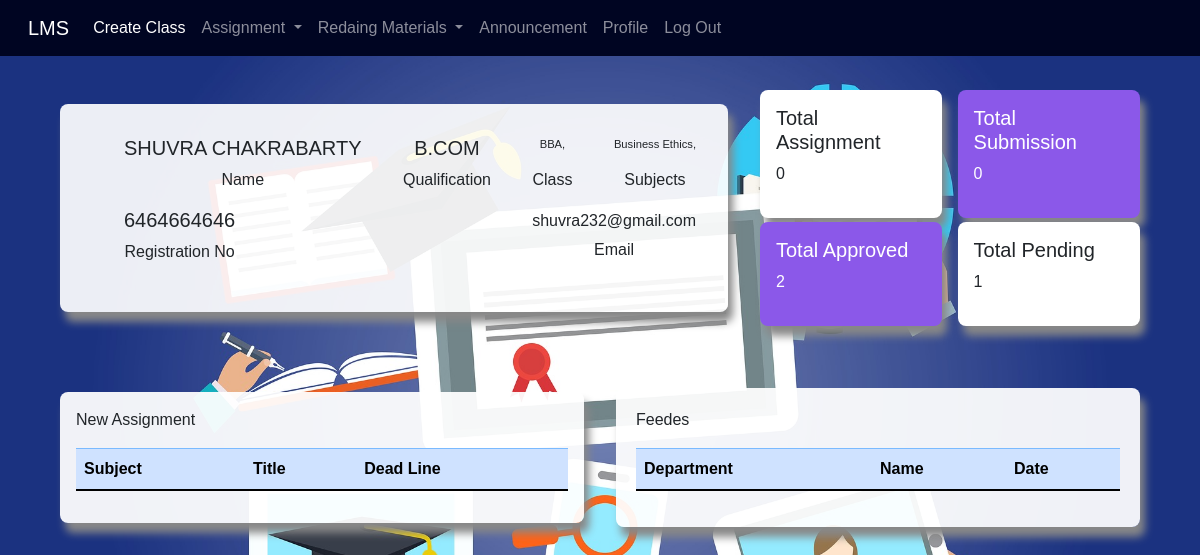
The page / (signed in) on the database its author committed.
### lms_app/models.py (models this page shows)
class Teacher(models.Model):
    id = models.AutoField(primary_key=True)
    name = models.CharField(max_length=70, unique=False)
    subject = models.CharField(max_length=80,unique=False,null=True)
    reg_no = models.CharField(max_length=30, unique=True)
    address = models.CharField(max_length=500, unique=False)
    password = models.CharField(max_length=50, unique=False, null=True)
    email = models.CharField(max_length=70, unique=False, null=True)

class Subject_assign(models.Model):
    id = models.AutoField(primary_key=True)
    course_name = models.CharField(max_length=100, unique=False,null=True)
    department_name = models.CharField(max_length=100, unique=False, null=True)
    subject_name = models.CharField(max_length=100, unique=False, null=True)
    teachers_id = models.IntegerField(unique=False, null=True)
    teachers_name = models.CharField(max_length=100, unique=False, null=True)
    teachers_reg_no = models.CharField(max_length=100, unique=False, null=True)

### lms_app/views.py (the view, shortened to what this page needs)
# urls.py: path("",views.index,name='index'),
def index(requests):
    if 'email' in requests.session:
        if 'teacher_id' in requests.session:
            teacher_id = requests.session.get('teacher_id')
            data = Teacher.objects.all().filter(id=teacher_id)
            data2 = Create_assignment.objects.all().filter(admin_id=teacher_id)
            data3 = Submit.objects.all().filter(admin_id=teacher_id)
            data4 = Subject_assign.objects.all().filter(teachers_id=teacher_id)
            total_assignment = len(data2)
            total_submission = len(data3)
            my_dict={
                'teachers': data ,
                'assignment': data2,
                'submit': data3,
                'total_assignment': total_assignment,
                'total_submission': total_submission,
                'class':data4
            }
            return render(requests,'index.html',context=my_dict)
    else:
        return redirect('/login')

### templates/index.html (shortened to what this page needs)
{% extends 'header.html' %}
{% block body_block %}
<div class="home_page">
    {%  if 'teacher' in request.session %}
    {% for t in teachers  %}
        <div class="details_div">
        <div class="name">
            <h5>{{t.name}}</h5>
            <p>Name</p>
        </div>
        <div class="roll">
            <h5>{{t.subject}}</h5>
            <p>Qualification</p>
        </div>
        <div class="classes">
            <p style="font-size: .7rem;">
                {% for cl in class %}
                    {{cl.department_name}},
                {% endfor  %}
            </p>
            <p>Class</p>
        </div>
         <div class="classes">
            <p style="font-size: .7rem;">
                {% for cl in class %}
                    {{cl.subject_name}},
                {% endfor  %}
            </p>
            <p>Subjects</p>
        </div>
        <div class="reg">
            <h5>{{t.reg_no}}</h5>
            <p>Registration No</p>
        </div>
        <div class="contact">
            <h5 style="font-size: 1rem;">{{t.email}}</h5>
            <p>Email</p>
        </div>
    </div>
    {% endfor %}
    {% endif %}
 {%  if 'teacher' in request.session %}
    <div class="assignment">
        <div class="total_assign">
            <h5>Total Assignment</h5>
            <p>{{total_assignment}}</p>
        </div>
        <div class="total_sub">
            <h5>Total Submission</h5>
            <p>{{total_submission}}</p>
        </div>
        <div class="total_appro">
            <h5>Total Approved</h5>
            <p>2</p>
        </div>
        <div class="total_pend">
            <h5>Total Pending</h5>
            <p>1</p>
        </div>
    </div>
</div>
{% endif %}
<div class="for_table">
{%  if 'teacher' in request.session %}
    <div class="new_assignment">
        <div class="asign">
        <p>New Assignment</p>
            <table class="table table-striped table-primary">
                <thead>
                    <tr>
                        <th>Subject</th>
                        <th>Title</th>
                        <th>Dead Line</th>
                    </tr>
                </thead>
            </table>
        </div>
        {% endif %}
    </div>
{%  if 'admin' not in request.session %}
    <div class="feedes">
        <div class="new_feeds">
        <p>Feedes</p>
        <table class="table table-primary">
            {%  if 'teacher' in request.session %}
            <thead>
                <tr>
                    <th>Department</th>
                    <th>Name</th>
                    <th>Date</th>
                </tr>
            </thead>
        </table>
        {% endif %}
        </div>
    </div>
{% endif %}
</div>
</body>
</html>
{% endblock %}

### static/css/style.css (style rules this page uses)
body { margin: 0; padding: 0; box-sizing: border-box; background: rgb(27, 50, 128); font-family: 'Noto Sans JP', sans-serif; background-size: 100%; background-repeat: no-repeat; background-position: top; }
.home_page { padding-top: 2rem; width: 90%; display: flex; flex-direction: row; align-items: center; flex-wrap: wrap; margin: auto; }
.details_div { background: rgba(255, 255, 255, 0.918); flex: 1 1 28rem; display: flex ; flex-direction: row; justify-content: space-between; align-items: center; flex-wrap: wrap; padding: 2rem; margin-right: 2rem; border-radius: 8px; width: 90%; box-shadow: 5px 10px 8px #888888; }
.for_table { width: 90%; display: flex; flex-direction: row; align-items: center; flex-wrap: wrap; margin: auto; padding-top: 2rem; border-radius: 12px; }
.assignment { flex: 1 1 10rem; width: 30rem; height: 15rem; display: flex; flex-direction: row; justify-content: space-between; align-items: center; flex-wrap: wrap; }
.total_assign { background: rgb(255, 255, 255); width: 48%; padding: 1rem; border-radius: 8px; box-shadow: 5px 10px 8px #888888; }
.total_sub { background: rgb(139, 88, 233); width: 48%; padding: 1rem; border-radius: 8px; color: white; box-shadow: 5px 10px 8px #888888; }
.total_appro { background: rgb(139, 88, 233); width: 48%; padding: 1rem; border-radius: 8px; color: white; box-shadow: 5px 10px 8px #888888; }
.total_pend { background: white; width: 48%; padding: 1rem; border-radius: 8px; box-shadow: 5px 10px 8px #888888; }
.new_assignment { background: rgba(255, 255, 255, 0.938); flex: 1 1 20rem; display: flex; width: 90%; margin: 2rem auto; flex-direction: row; justify-content: space-between; align-items: center; flex-wrap: wrap; border-radius: 8px; box-shadow: 5px 10px 8px #888888; }
.feedes { flex: 1 1 20rem; background: rgba(255, 255, 255, 0.932); display: flex; flex-direction: row; justify-content: space-between; align-items: center; flex-wrap: wrap; border-radius: 8px; width: 90%; margin-left: 2rem; box-shadow: 5px 10px 8px #888888; }
.asign { padding: 1rem; width: 100%; }
.new_feeds { padding: 1rem; width: 100%; }
.new_feeds,th { padding: 20px; }
.name, .roll, .classes, .enroll, .reg, .contact { padding-left: 2rem; text-align: center; }

### rows shown on the page
Teacher: name "SHUVRA CHAKRABARTY", subject "B.COM", reg_no "6464664646", email "shuvra232@gmail.com"
Subject_assign: department_name "BBA", subject_name "Business Ethics"

### other values the page prints
{{ total_assignment }} "0"
{{ total_submission }} "0"
